Frame 1 (no input): blank canvas, image omitted
Frame 60 (the mouse pressed at the canvas centre just before this capture): blank canvas, image omitted
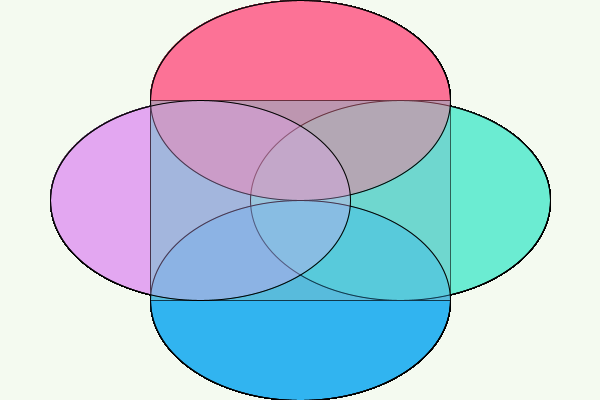
Frame 120 (the mouse held since frame 60 and released just before this capture)

The Processing sketch whose frames 1 and 60 were blank and that drew this single picture after the mouse press (run headless with seeded random() and noise(); from frame 60 on, the mouse is pressed at the canvas centre):

// Processing sketch: processing_155750
// ── processing_155750.pde

void setup() {
size(600, 400);
background(244,250,240);
smooth();
}
void draw() {
rectMode(CENTER);
fill(color(116, 193, 206,160));
rect(300,200,mouseX,mouseY);
ellipseMode(CENTER);
fill(color(105, 235, 209,106));
ellipse(400,200,mouseX, mouseY);
ellipseMode(CENTER);
fill(color(252, 114, 150,106));
ellipse(300,100,mouseX, mouseY);
ellipseMode(CENTER);
fill(color(47, 180, 240,80));
ellipse(300,300,mouseX, mouseY);
ellipseMode(CENTER);
fill(color(227, 166, 242,80));
ellipse(200,200,mouseX, mouseY);
}
